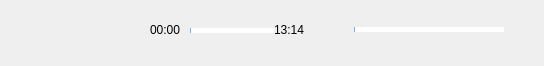
     <widget class="QFrame" name="playerBar">
      <property name="sizePolicy">
       <sizepolicy hsizetype="Preferred" vsizetype="Fixed">
        <horstretch>0</horstretch>
        <verstretch>0</verstretch>
       </sizepolicy>
      </property>
      <property name="maximumSize">
       <size>
        <width>16777215</width>
        <height>60</height>
       </size>
      </property>
      <property name="styleSheet">
       <string notr="true">border-radius: 5px;</string>
      </property>
      <layout class="QHBoxLayout" name="controllerLayout" stretch="1,1,1,1,0,1,1,1,1">
       <property name="spacing">
        <number>0</number>
       </property>
       <property name="sizeConstraint">
        <enum>QLayout::SetMinimumSize</enum>
       </property>
       <property name="leftMargin">
        <number>0</number>
       </property>
       <property name="topMargin">
        <number>0</number>
       </property>
       <property name="rightMargin">
        <number>0</number>
       </property>
       <property name="bottomMargin">
        <number>6</number>
       </property>
       <item>
        <widget class="QPushButton" name="prevBtn">
         <property name="sizePolicy">
          <sizepolicy hsizetype="Fixed" vsizetype="Fixed">
           <horstretch>0</horstretch>
           <verstretch>0</verstretch>
          </sizepolicy>
         </property>
         <property name="minimumSize">
          <size>
           <width>50</width>
           <height>60</height>
          </size>
         </property>
         <property name="maximumSize">
          <size>
           <width>50</width>
           <height>60</height>
          </size>
         </property>
         <property name="styleSheet">
          <string notr="true">QPushButton#prevBtn
{
  border-image: url(:/img/ico/prev_n.png);
}
QPushButton::hover#prevBtn
{
  border-image: url(:/img/ico/prev_h.png);
}
QPushButton::pressed#prevBtn
{
  border-image: url(:/img/ico/prev_n.png);
}</string>
         </property>
         <property name="text">
          <string/>
         </property>
        </widget>
       </item>
       <item>
        <widget class="QPushButton" name="pauseBtn">
         <property name="sizePolicy">
          <sizepolicy hsizetype="Fixed" vsizetype="Fixed">
           <horstretch>0</horstretch>
           <verstretch>0</verstretch>
          </sizepolicy>
         </property>
         <property name="minimumSize">
          <size>
           <width>50</width>
           <height>60</height>
          </size>
         </property>
         <property name="maximumSize">
          <size>
           <width>50</width>
           <height>60</height>
          </size>
         </property>
         <property name="styleSheet">
          <string notr="true">QPushButton#pauseBtn
{
  border-image: url(:/img/ico/play_n.png);
}
QPushButton::hover#pauseBtn
{
  border-image: url(:/img/ico/play_h.png);
}
QPushButton::pressed#pauseBtn
{
  border-image: url(:/img/ico/play_n.png);
}</string>
         </property>
         <property name="text">
          <string/>
         </property>
        </widget>
       </item>
       <item>
        <widget class="QPushButton" name="nextBtn">
         <property name="sizePolicy">
          <sizepolicy hsizetype="Fixed" vsizetype="Fixed">
           <horstretch>0</horstretch>
           <verstretch>0</verstretch>
          </sizepolicy>
         </property>
         <property name="minimumSize">
          <size>
           <width>50</width>
           <height>60</height>
          </size>
         </property>
         <property name="maximumSize">
          <size>
           <width>50</width>
           <height>60</height>
          </size>
         </property>
         <property name="styleSheet">
          <string notr="true">QPushButton#nextBtn
{
  border-image: url(:/img/ico/next_n.png);
}
QPushButton::hover#nextBtn
{
  border-image: url(:/img/ico/next_h.png);
}
QPushButton::pressed#nextBtn
{
  border-image: url(:/img/ico/next_n.png);
}</string>
         </property>
         <property name="text">
          <string/>
         </property>
        </widget>
       </item>
       <item>
        <widget class="QLabel" name="curProgressLabel">
         <property name="sizePolicy">
          <sizepolicy hsizetype="Fixed" vsizetype="Fixed">
           <horstretch>0</horstretch>
           <verstretch>0</verstretch>
          </sizepolicy>
         </property>
         <property name="minimumSize">
          <size>
           <width>40</width>
           <height>40</height>
          </size>
         </property>
         <property name="maximumSize">
          <size>
           <width>60</width>
           <height>60</height>
          </size>
         </property>
         <property name="text">
          <string>00:00</string>
         </property>
         <property name="wordWrap">
          <bool>false</bool>
         </property>
         <property name="margin">
          <number>1</number>
         </property>
        </widget>
       </item>
       <item>
        <widget class="QSlider" name="progressBar">
         <property name="sizePolicy">
          <sizepolicy hsizetype="Preferred" vsizetype="Fixed">
           <horstretch>0</horstretch>
           <verstretch>0</verstretch>
          </sizepolicy>
         </property>
         <property name="maximumSize">
          <size>
           <width>16777215</width>
           <height>40</height>
          </size>
         </property>
         <property name="baseSize">
          <size>
           <width>0</width>
           <height>20</height>
          </size>
         </property>
         <property name="styleSheet">
          <string notr="true">QSlider::add-page:Horizontal#progressBar
{
	background-color: rgb(255, 255, 255);height:5px;
}
QSlider::sub-page:Horizontal#progressBar
{
	background-color: rgb(102, 183, 255);height:5px;
}
QSlider::handle:Horizontal#progressBar
{
	width:16px;border-image: url(:/img/ico/pointer.png);margin:-5 px -5px;
}
QSlider::groove:Horizontal#progressBar
{
	background:rgb(255, 255, 255);height:5px;
}</string>
         </property>
         <property name="orientation">
          <enum>Qt::Horizontal</enum>
         </property>
        </widget>
       </item>
       <item>
        <widget class="QLabel" name="durationLabel">
         <property name="sizePolicy">
          <sizepolicy hsizetype="Fixed" vsizetype="Fixed">
           <horstretch>0</horstretch>
           <verstretch>0</verstretch>
          </sizepolicy>
         </property>
         <property name="minimumSize">
          <size>
           <width>40</width>
           <height>40</height>
          </size>
         </property>
         <property name="maximumSize">
          <size>
           <width>60</width>
           <height>60</height>
          </size>
         </property>
         <property name="text">
          <string>13:14</string>
         </property>
         <property name="margin">
          <number>1</number>
         </property>
        </widget>
       </item>
       <item>
        <widget class="QPushButton" name="volumeBtn">
         <property name="sizePolicy">
          <sizepolicy hsizetype="Fixed" vsizetype="Fixed">
           <horstretch>0</horstretch>
           <verstretch>0</verstretch>
          </sizepolicy>
         </property>
         <property name="minimumSize">
          <size>
           <width>40</width>
           <height>40</height>
          </size>
         </property>
         <property name="maximumSize">
          <size>
           <width>40</width>
           <height>40</height>
          </size>
         </property>
         <property name="styleSheet">
          <string notr="true">QPushButton#volumeBtn
{
  border-image: url(:/img/ico/volume_n.png);
}
QPushButton::hover#volumeBtn
{
  border-image: url(:/img/ico/volume_h.png);
}
QPushButton::pressed#volumeBtn
{
  border-image: url(:/img/ico/volume_n.png);
}</string>
         </property>
         <property name="text">
          <string/>
         </property>
        </widget>
       </item>
       <item>
        <widget class="QSlider" name="volumeSlider">
         <property name="sizePolicy">
          <sizepolicy hsizetype="Fixed" vsizetype="Fixed">
           <horstretch>0</horstretch>
           <verstretch>0</verstretch>
          </sizepolicy>
         </property>
         <property name="minimumSize">
          <size>
           <width>150</width>
           <height>0</height>
          </size>
         </property>
         <property name="styleSheet">
          <string notr="true">QSlider::add-page:Horizontal#volumeSlider
{
	background-color: rgb(255, 255, 255);height:5px;
}
QSlider::sub-page:Horizontal#volumeSlider
{
	background-color: rgb(102, 183, 255);height:5px;
}
QSlider::handle:Horizontal#volumeSlider
{
	width:16px;border-image: url(:/img/ico/pointer.png);margin:-5 px -5px;
}
QSlider::groove:Horizontal#volumeSlider
{
	background:rgb(255, 255, 255);height:5px;
}</string>
         </property>
         <property name="orientation">
          <enum>Qt::Horizontal</enum>
         </property>
        </widget>
       </item>
       <item>
        <widget class="QPushButton" name="modeBtn">
         <property name="sizePolicy">
          <sizepolicy hsizetype="Fixed" vsizetype="Fixed">
           <horstretch>0</horstretch>
           <verstretch>0</verstretch>
          </sizepolicy>
         </property>
         <property name="minimumSize">
          <size>
           <width>40</width>
           <height>40</height>
          </size>
         </property>
         <property name="maximumSize">
          <size>
           <width>40</width>
           <height>40</height>
          </size>
         </property>
         <property name="styleSheet">
          <string notr="true">QPushButton#modeBtn
{
  border-image: url(:/img/ico/loop_n.png);
}
QPushButton::hover#modeBtn
{
  border-image: url(:/img/ico/loop_h.png);
}
QPushButton::pressed#modeBtn
{
  border-image: url(:/img/ico/loop_n.png);
}</string>
         </property>
         <property name="text">
          <string/>
         </property>
        </widget>
       </item>
      </layout>
     </widget>
